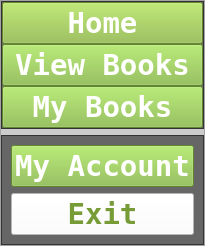
           <widget class="QWidget" name="leftMenuContainer" native="true">
            <property name="enabled">
             <bool>true</bool>
            </property>
            <property name="styleSheet">
             <string notr="true">background-color: transparent;</string>
            </property>
            <layout class="QVBoxLayout" name="verticalLayout_3">
             <property name="spacing">
              <number>7</number>
             </property>
             <property name="leftMargin">
              <number>0</number>
             </property>
             <property name="topMargin">
              <number>0</number>
             </property>
             <property name="rightMargin">
              <number>0</number>
             </property>
             <property name="bottomMargin">
              <number>0</number>
             </property>
             <item>
              <widget class="QFrame" name="leftMenuSubContainer">
               <property name="enabled">
                <bool>true</bool>
               </property>
               <property name="sizePolicy">
                <sizepolicy hsizetype="Preferred" vsizetype="Expanding">
                 <horstretch>0</horstretch>
                 <verstretch>0</verstretch>
                </sizepolicy>
               </property>
               <property name="styleSheet">
                <string notr="true">background-color:rgba(0,0,0,0.2);
</string>
               </property>
               <property name="frameShape">
                <enum>QFrame::StyledPanel</enum>
               </property>
               <property name="frameShadow">
                <enum>QFrame::Raised</enum>
               </property>
               <layout class="QVBoxLayout" name="verticalLayout_7">
                <property name="leftMargin">
                 <number>0</number>
                </property>
                <property name="topMargin">
                 <number>0</number>
                </property>
                <property name="rightMargin">
                 <number>0</number>
                </property>
                <property name="bottomMargin">
                 <number>0</number>
                </property>
                <item>
                 <widget class="QFrame" name="upperPartBtn">
                  <property name="enabled">
                   <bool>true</bool>
                  </property>
                  <property name="sizePolicy">
                   <sizepolicy hsizetype="Preferred" vsizetype="Preferred">
                    <horstretch>0</horstretch>
                    <verstretch>0</verstretch>
                   </sizepolicy>
                  </property>
                  <property name="styleSheet">
                   <string notr="true">background-color:rgba(0,0,0,0.5)
</string>
                  </property>
                  <property name="frameShape">
                   <enum>QFrame::StyledPanel</enum>
                  </property>
                  <property name="frameShadow">
                   <enum>QFrame::Raised</enum>
                  </property>
                  <layout class="QVBoxLayout" name="verticalLayout_5">
                   <property name="spacing">
                    <number>0</number>
                   </property>
                   <property name="leftMargin">
                    <number>0</number>
                   </property>
                   <property name="topMargin">
                    <number>0</number>
                   </property>
                   <property name="rightMargin">
                    <number>0</number>
                   </property>
                   <property name="bottomMargin">
                    <number>0</number>
                   </property>
                   <item>
                    <widget class="QPushButton" name="homeBtn">
                     <property name="enabled">
                      <bool>true</bool>
                     </property>
                     <property name="font">
                      <font>
                       <family>NSimSun</family>
                       <pointsize>22</pointsize>
                       <weight>75</weight>
                       <bold>true</bold>
                      </font>
                     </property>
                     <property name="styleSheet">
                      <string notr="true">
QPushButton:hover{
background-color:rgb(119, 156, 55);
color: rgb(255,255,255);

}

QPushButton{
background-color:rgb(143,188,66);
color:rgb(255,255,255);


}</string>
                     </property>
                     <property name="text">
                      <string>Home</string>
                     </property>
                     <property name="icon">
                      <iconset>
                       <normaloff>../Images/icons8-home-96.png</normaloff>../Images/icons8-home-96.png</iconset>
                     </property>
                     <property name="iconSize">
                      <size>
                       <width>40</width>
                       <height>40</height>
                      </size>
                     </property>
                     <property name="flat">
                      <bool>false</bool>
                     </property>
                    </widget>
                   </item>
                   <item>
                    <widget class="QPushButton" name="viewBtn">
                     <property name="enabled">
                      <bool>true</bool>
                     </property>
                     <property name="font">
                      <font>
                       <family>NSimSun</family>
                       <pointsize>22</pointsize>
                       <weight>75</weight>
                       <bold>true</bold>
                      </font>
                     </property>
                     <property name="styleSheet">
                      <string notr="true">
QPushButton:hover{
background-color:rgb(119, 156, 55);
color: rgb(255,255,255);
}

QPushButton{
background-color:rgb(134,188,66);
color:rgb(255,255,255);

}</string>
                     </property>
                     <property name="text">
                      <string>View Books</string>
                     </property>
                     <property name="icon">
                      <iconset>
                       <normaloff>../Images/veiw image.png</normaloff>../Images/veiw image.png</iconset>
                     </property>
                     <property name="iconSize">
                      <size>
                       <width>70</width>
                       <height>60</height>
                      </size>
                     </property>
                    </widget>
                   </item>
                   <item>
                    <widget class="QPushButton" name="myBookBtn">
                     <property name="enabled">
                      <bool>true</bool>
                     </property>
                     <property name="font">
                      <font>
                       <family>NSimSun</family>
                       <pointsize>22</pointsize>
                       <weight>75</weight>
                       <bold>true</bold>
                      </font>
                     </property>
                     <property name="styleSheet">
                      <string notr="true">
QPushButton:hover{
background-color:rgb(119, 156, 55);
color: rgb(255,255,255);
}

QPushButton{
background-color:rgb(134,188,66);
color:rgb(255,255,255);

}</string>
                     </property>
                     <property name="text">
                      <string> My Books </string>
                     </property>
                     <property name="icon">
                      <iconset>
                       <normaloff>../Images/icons8-books-50.png</normaloff>../Images/icons8-books-50.png</iconset>
                     </property>
                     <property name="iconSize">
                      <size>
                       <width>30</width>
                       <height>30</height>
                      </size>
                     </property>
                    </widget>
                   </item>
                  </layout>
                 </widget>
                </item>
                <item alignment="Qt::AlignBottom">
                 <widget class="QFrame" name="lowerPartBtn">
                  <property name="enabled">
                   <bool>true</bool>
                  </property>
                  <property name="styleSheet">
                   <string notr="true">background-color:rgba(0,0,0,0.5);


</string>
                  </property>
                  <property name="frameShape">
                   <enum>QFrame::StyledPanel</enum>
                  </property>
                  <property name="frameShadow">
                   <enum>QFrame::Raised</enum>
                  </property>
                  <layout class="QVBoxLayout" name="verticalLayout_6">
                   <item>
                    <widget class="QPushButton" name="myAccountBtn">
                     <property name="enabled">
                      <bool>true</bool>
                     </property>
                     <property name="font">
                      <font>
                       <family>NSimSun</family>
                       <pointsize>22</pointsize>
                       <weight>75</weight>
                       <bold>true</bold>
                      </font>
                     </property>
                     <property name="styleSheet">
                      <string notr="true">
QPushButton:hover{
background-color:rgb(119, 156, 55);
color: rgb(255,255,255);
}

QPushButton{
background-color:rgb(134,188,66);
color:rgb(255,255,255);

}</string>
                     </property>
                     <property name="text">
                      <string>My Account</string>
                     </property>
                     <property name="icon">
                      <iconset>
                       <normaloff>../Images/icons8-my-account-50.png</normaloff>../Images/icons8-my-account-50.png</iconset>
                     </property>
                     <property name="iconSize">
                      <size>
                       <width>50</width>
                       <height>50</height>
                      </size>
                     </property>
                    </widget>
                   </item>
                   <item>
                    <widget class="QPushButton" name="exitBtn">
                     <property name="enabled">
                      <bool>true</bool>
                     </property>
                     <property name="font">
                      <font>
                       <family>NSimSun</family>
                       <pointsize>22</pointsize>
                       <weight>75</weight>
                       <bold>true</bold>
                      </font>
                     </property>
                     <property name="styleSheet">
                      <string notr="true">

QPushButton:hover{
color:rgb(119, 156, 55);
background-color:rgb(202, 255, 196)
}
QPushButton{
color:rgb(119, 156, 55);
background-color:rgb(255,255,255);
}

</string>
                     </property>
                     <property name="text">
                      <string>Exit</string>
                     </property>
                     <property name="icon">
                      <iconset>
                       <normaloff>../Images/icons8-close-64.png</normaloff>../Images/icons8-close-64.png</iconset>
                     </property>
                     <property name="iconSize">
                      <size>
                       <width>40</width>
                       <height>40</height>
                      </size>
                     </property>
                    </widget>
                   </item>
                  </layout>
                 </widget>
                </item>
               </layout>
              </widget>
             </item>
            </layout>
           </widget>
